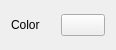
<?xml version="1.0" encoding="UTF-8"?>
<ui version="4.0">
 <class>DirectionalLight</class>
 <widget class="QWidget" name="DirectionalLight">
  <property name="geometry">
   <rect>
    <x>0</x>
    <y>0</y>
    <width>116</width>
    <height>50</height>
   </rect>
  </property>
  <property name="maximumSize">
   <size>
    <width>16777215</width>
    <height>50</height>
   </size>
  </property>
  <property name="windowTitle">
   <string>DirectionalLight</string>
  </property>
  <layout class="QGridLayout" name="gridLayout">
   <item row="0" column="2">
    <widget class="QPushButton" name="pushButton">
     <property name="palette">
      <palette>
       <active/>
       <inactive/>
       <disabled/>
      </palette>
     </property>
     <property name="autoFillBackground">
      <bool>false</bool>
     </property>
     <property name="text">
      <string/>
     </property>
     <property name="autoDefault">
      <bool>false</bool>
     </property>
     <property name="default">
      <bool>false</bool>
     </property>
     <property name="flat">
      <bool>false</bool>
     </property>
    </widget>
   </item>
   <item row="0" column="0">
    <widget class="QLabel" name="label">
     <property name="enabled">
      <bool>true</bool>
     </property>
     <property name="maximumSize">
      <size>
       <width>50</width>
       <height>16777215</height>
      </size>
     </property>
     <property name="text">
      <string>Color</string>
     </property>
    </widget>
   </item>
  </layout>
 </widget>
 <resources/>
 <connections/>
</ui>
